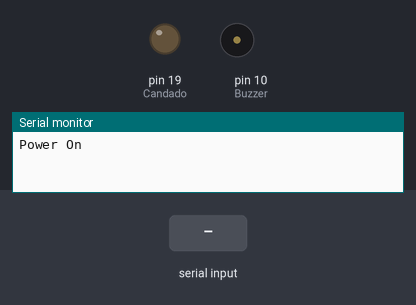
This sketch was run on a simulated Arduino Uno, built with avr-gcc and run on an emulated ATmega328P. Shown: output pins drawn as LEDs (lit = HIGH), buzzer (waves = sounding), the last lines printed to the serial monitor. The test bench sets the inputs (shaded band).

Above: at 1.2 s.
1.3 s: "1" received over Serial
At 1.7 s:
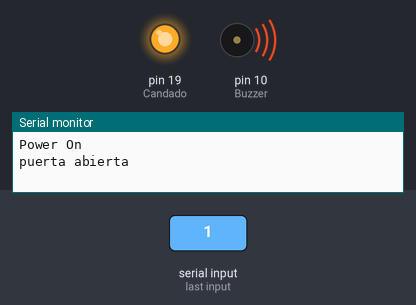
At 5.2 s:
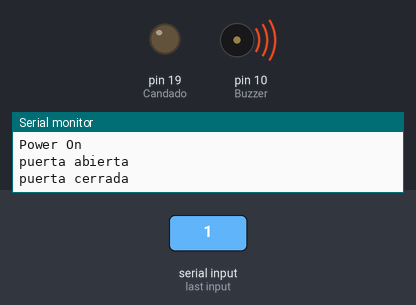
Timing chart, 0 to 6.7 s (numbered marks = the images above; inputs shaded):
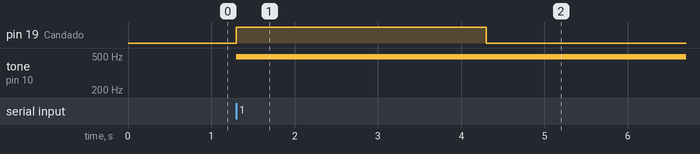

The sketch:

doorLock.ino
```cpp
char incomingByte;

#define Candado 19//define los pines
#define Buzzer  10

void setup() {
    Serial.begin(9600);
    pinMode(Buzzer, OUTPUT);
    pinMode(Candado, OUTPUT);
    Serial.write("Power On\n");
}

char Comp(char This) {
    while (Serial.available() > 0) // no leer amenos de que haya datos alli
    {
    incomingByte = Serial.read();
    }
    if(This== incomingByte){
    incomingByte=0;
    return 1;
    }
    else {return 0;}
}

void loop()
{
    if (Comp('1')) {
        Serial.write("puerta abierta\n");
        analogWrite(Buzzer,124);
        digitalWrite(Candado,1);
        delay(3000);
        digitalWrite(Candado,0);
        analogWrite(Buzzer,0);
        Serial.write("puerta cerrada\n");
    }
}
```

Measured:
- after the input at 1.3 s, pin 19 (Candado): LOW → HIGH at once, → LOW 3.0 s later; tone on pin 10 (Buzzer): silent → 490 Hz at once
